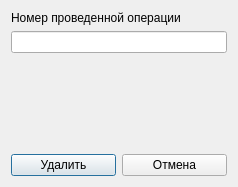
<?xml version="1.0" encoding="UTF-8"?>
<ui version="4.0">
 <class>OperationDeleteDialog</class>
 <widget class="QDialog" name="OperationDeleteDialog">
  <property name="geometry">
   <rect>
    <x>0</x>
    <y>0</y>
    <width>238</width>
    <height>187</height>
   </rect>
  </property>
  <property name="windowTitle">
   <string>Dialog</string>
  </property>
  <layout class="QVBoxLayout" name="verticalLayout">
   <item>
    <widget class="QLabel" name="label">
     <property name="text">
      <string>Номер проведенной операции</string>
     </property>
    </widget>
   </item>
   <item>
    <widget class="QLineEdit" name="operationIdEdit"/>
   </item>
   <item>
    <spacer name="verticalSpacer">
     <property name="orientation">
      <enum>Qt::Vertical</enum>
     </property>
     <property name="sizeHint" stdset="0">
      <size>
       <width>20</width>
       <height>40</height>
      </size>
     </property>
    </spacer>
   </item>
   <item>
    <layout class="QHBoxLayout" name="horizontalLayout">
     <item>
      <widget class="QPushButton" name="buttonDelete">
       <property name="text">
        <string>Удалить</string>
       </property>
      </widget>
     </item>
     <item>
      <widget class="QPushButton" name="buttonCancel">
       <property name="text">
        <string>Отмена</string>
       </property>
      </widget>
     </item>
    </layout>
   </item>
  </layout>
 </widget>
 <resources/>
 <connections/>
</ui>
